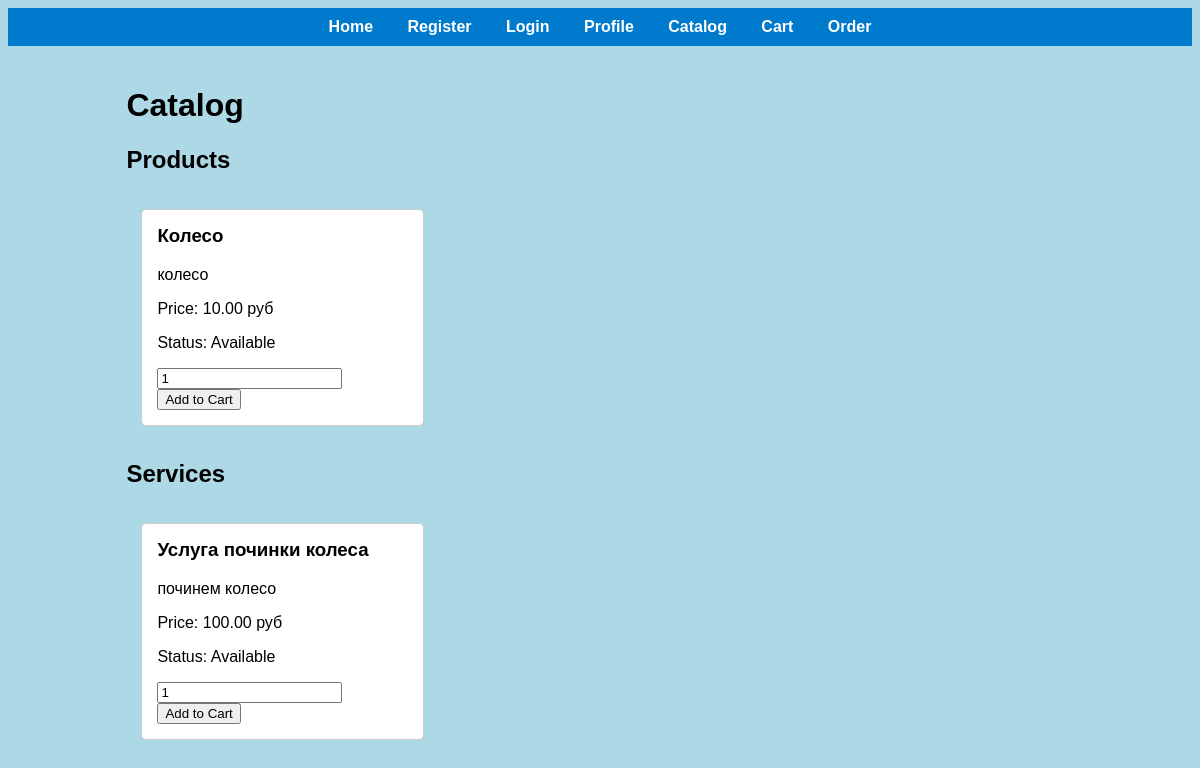
Page /catalog/ on the committed database.
### main/models.py (models this page shows, shortened)
class Product(models.Model):
    STATUS_CHOICES = [
        ('available', 'Available'),
        ('unavailable', 'Unavailable'),
    ]
    name = models.CharField(max_length=255)
    description = models.TextField()
    price = models.DecimalField(max_digits=10, decimal_places=2)
    status = models.CharField(max_length=12, choices=STATUS_CHOICES, default='available')

class Service(models.Model):
    STATUS_CHOICES = [
        ('available', 'Available'),
        ('unavailable', 'Unavailable'),
    ]
    name = models.CharField(max_length=255)
    description = models.TextField()
    price = models.DecimalField(max_digits=10, decimal_places=2)
    status = models.CharField(max_length=12, choices=STATUS_CHOICES, default='available')

### main/views.py (the view)
# urls.py: path('catalog/', views.catalog, name='catalog'),
def catalog(request):
    products = Product.objects.all()
    services = Service.objects.all()
    return render(request, 'main/catalog.html', {'products': products, 'services': services})

### main/templates/main/catalog.html (shortened to what this page needs)
{% extends 'main/base.html' %}
{% block content %}
<h1>Catalog</h1>
<h2>Products</h2>
<div>
    {% for product in products %}
    <div class="card">
        <h3>{{ product.name }}</h3>
        <p>{{ product.description }}</p>
        <p>Price: {{ product.price }} руб</p>
        <p>Status: {{ product.get_status_display }}</p>
        <form method="post" action="{% url 'add_to_cart' product_id=product.id %}">
            <input type="number" name="quantity" value="1" min="1">
            <button type="submit">Add to Cart</button>
        </form>
    </div>
    {% endfor %}
</div>
<h2>Services</h2>
<div>
    {% for service in services %}
    <div class="card">
        <h3>{{ service.name }}</h3>
        <p>{{ service.description }}</p>
        <p>Price: {{ service.price }} руб</p>
        <p>Status: {{ service.get_status_display }}</p>
        <form method="post" action="{% url 'add_to_cart_service' service_id=service.id %}">
            <input type="number" name="quantity" value="1" min="1">
            <button type="submit">Add to Cart</button>
        </form>
    </div>
    {% endfor %}
</div>
{% endblock %}

### main/templates/main/base.html (style rules this page uses)
body { background-color: #add8e6; font-family: Arial, sans-serif; }
.card { border: 1px solid #ccc; border-radius: 5px; padding: 15px; margin: 15px; display: inline-block; width: calc(33% - 30px); box-sizing: border-box; background-color: #fff; }
.card h3 { margin-top: 0; }

### rows in the picture
Product: name "Колесо", description "колесо", price "10.00", status "Available"
Service: name "Услуга починки колеса", description "починем колесо", price "100.00", status "Available"
